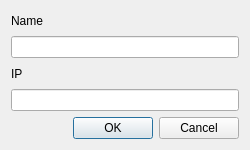
<?xml version="1.0" encoding="UTF-8"?>
<ui version="4.0">
 <class>AddSensorDialog</class>
 <widget class="QDialog" name="AddSensorDialog">
  <property name="geometry">
   <rect>
    <x>0</x>
    <y>0</y>
    <width>250</width>
    <height>150</height>
   </rect>
  </property>
  <property name="sizePolicy">
   <sizepolicy hsizetype="Fixed" vsizetype="Fixed">
    <horstretch>0</horstretch>
    <verstretch>0</verstretch>
   </sizepolicy>
  </property>
  <property name="windowTitle">
   <string>Dialog</string>
  </property>
  <layout class="QVBoxLayout" name="verticalLayout">
   <item>
    <widget class="QLabel" name="NameLabel">
     <property name="text">
      <string>Name</string>
     </property>
    </widget>
   </item>
   <item>
    <widget class="QLineEdit" name="NameText"/>
   </item>
   <item>
    <widget class="QLabel" name="IPLabel">
     <property name="text">
      <string>IP</string>
     </property>
    </widget>
   </item>
   <item>
    <widget class="QLineEdit" name="IPText"/>
   </item>
   <item>
    <widget class="QDialogButtonBox" name="buttonBox">
     <property name="orientation">
      <enum>Qt::Horizontal</enum>
     </property>
     <property name="standardButtons">
      <set>QDialogButtonBox::Cancel|QDialogButtonBox::Ok</set>
     </property>
    </widget>
   </item>
  </layout>
 </widget>
 <resources/>
 <connections>
  <connection>
   <sender>buttonBox</sender>
   <signal>accepted()</signal>
   <receiver>AddSensorDialog</receiver>
   <slot>accept()</slot>
   <hints>
    <hint type="sourcelabel">
     <x>248</x>
     <y>254</y>
    </hint>
    <hint type="destinationlabel">
     <x>157</x>
     <y>274</y>
    </hint>
   </hints>
  </connection>
  <connection>
   <sender>buttonBox</sender>
   <signal>rejected()</signal>
   <receiver>AddSensorDialog</receiver>
   <slot>reject()</slot>
   <hints>
    <hint type="sourcelabel">
     <x>316</x>
     <y>260</y>
    </hint>
    <hint type="destinationlabel">
     <x>286</x>
     <y>274</y>
    </hint>
   </hints>
  </connection>
  <connection>
   <sender>AddSensorDialog</sender>
   <signal>finished(int)</signal>
   <receiver>AddSensorDialog</receiver>
   <slot>onClose()</slot>
   <hints>
    <hint type="sourcelabel">
     <x>124</x>
     <y>74</y>
    </hint>
    <hint type="destinationlabel">
     <x>124</x>
     <y>74</y>
    </hint>
   </hints>
  </connection>
 </connections>
 <slots>
  <slot>onClose()</slot>
 </slots>
</ui>
